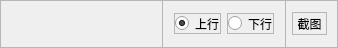
<?xml version="1.0" encoding="UTF-8"?>
<ui version="4.0">
 <class>CToolWidget</class>
 <widget class="QWidget" name="CToolWidget">
  <property name="geometry">
   <rect>
    <x>0</x>
    <y>0</y>
    <width>338</width>
    <height>48</height>
   </rect>
  </property>
  <property name="windowTitle">
   <string>CToolWidget</string>
  </property>
  <property name="styleSheet">
   <string notr="true">border:1px solid rgb(182, 182, 182);</string>
  </property>
  <layout class="QHBoxLayout" name="horizontalLayout">
   <property name="topMargin">
    <number>0</number>
   </property>
   <property name="bottomMargin">
    <number>0</number>
   </property>
   <item>
    <spacer name="horizontalSpacer">
     <property name="orientation">
      <enum>Qt::Horizontal</enum>
     </property>
     <property name="sizeHint" stdset="0">
      <size>
       <width>279</width>
       <height>20</height>
      </size>
     </property>
    </spacer>
   </item>
   <item>
    <widget class="QFrame" name="frame">
     <property name="frameShape">
      <enum>QFrame::StyledPanel</enum>
     </property>
     <property name="frameShadow">
      <enum>QFrame::Raised</enum>
     </property>
     <layout class="QHBoxLayout" name="horizontalLayout_2">
      <item>
       <widget class="QRadioButton" name="radioButton_Up">
        <property name="text">
         <string>上行</string>
        </property>
        <property name="checked">
         <bool>true</bool>
        </property>
       </widget>
      </item>
      <item>
       <widget class="QRadioButton" name="radioButton_Down">
        <property name="text">
         <string>下行</string>
        </property>
       </widget>
      </item>
     </layout>
    </widget>
   </item>
   <item>
    <widget class="QToolButton" name="Btn_Grab">
     <property name="text">
      <string>截图</string>
     </property>
    </widget>
   </item>
  </layout>
 </widget>
 <layoutdefault spacing="6" margin="11"/>
 <resources>
  <include location="../project/SpeedMonitor.qrc"/>
 </resources>
 <connections/>
</ui>
